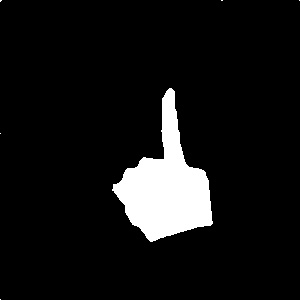
#> input picture pics/1_1.jpg, 300 x 300 px, given in place of the camera
$ python collect.py
#> lines starting #> are read from the running program, lines starting #| are printed output that depends on the picture; after the words box and inside, x2 and y2 are one past the last pixel; in counts of white or black regions, pixels touching at a corner belong together
import cv2
import numpy as np


# 肤色检测函数
def skinFind(img):
    ycrcb = cv2.cvtColor(img, cv2.COLOR_BGR2YCrCb) # 把图像转换到YCrCb色域
    skin3 = cv2.inRange(ycrcb,(0,140,77),(255,173,130))
    return skin3

camera = cv2.VideoCapture(0)
camera.set(10,200)
n = 20
while camera.isOpened():
    ret, frame = camera.read()
#> frame is the input picture: shape (300, 300, 3); min 0, max 255, mean 20.2
    frame = cv2.flip(frame, 1)
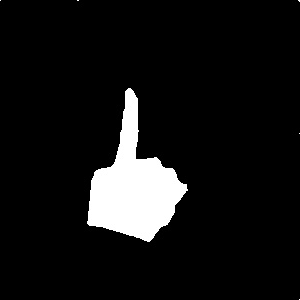
#> frame: shape (300, 300, 3); min 0, max 255, mean 20.2
    frame = cv2.bilateralFilter(frame, 5, 50, 100)
    temp = skinFind(frame)
#> in skinFind, `ycrcb = cv2.cvtColor(img, cv2.COLOR_BGR2YCrCb)`: ycrcb: shape (300, 300, 3); mean of channels 0, 1, 2 20.2, 128, 128
#> in skinFind, `skin3 = cv2.inRange(ycrcb,(0,140,77),(255,173,130))`: skin3: shape (300, 300); every value is 0
    cX =int(0.45 * frame.shape[1])
#> cX = 135
    cY =int(0.2 * frame.shape[0])
#> cY = 60
    cv2.rectangle(temp, (cX, cY),(cX + 300, cY + 300), (255, 0, 0), 2)
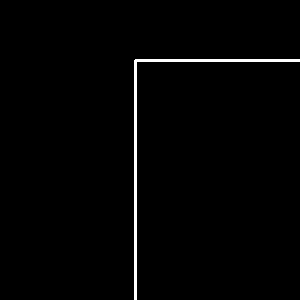
#> temp: shape (300, 300); 1.3% white; 1 white region, box (x1, y1, x2, y2) and area: (134, 59, 300, 300) 1211
    cv2.imshow('out',temp)
    frame = cv2.bilateralFilter(frame, 5, 50, 100)
    cv2.rectangle(frame, (cX, cY),(cX + 300, cY + 300), (255, 0, 0), 2)
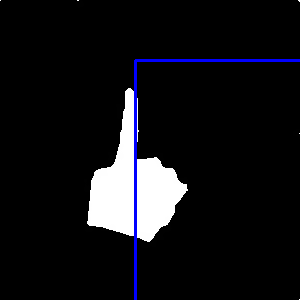
#> frame: shape (300, 300, 3); mean B, G, R 22.4, 19, 19
    cv2.imshow('original', frame)
    img = temp[cY:cY + 300,cX:cX + 300]
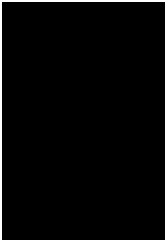
#> img: shape (240, 165); 2% white; 1 white region, box (x1, y1, x2, y2) and area: (0, 0, 165, 240) 806
    img = cv2.medianBlur(img, 5)  # 中值滤波
#> img: shape (240, 165); 2% white; 1 white region, box (x1, y1, x2, y2) and area: (0, 0, 165, 240) 809
    kernel = cv2.getStructuringElement(cv2.MORPH_RECT, (5, 5))
    img = cv2.morphologyEx(img, cv2.MORPH_OPEN, kernel)
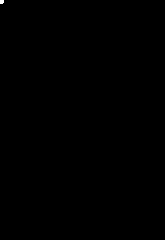
#> img: shape (240, 165); 0.04% white; 1 white region (1 under 20 px)
    img = cv2.morphologyEx(img, cv2.MORPH_CLOSE, kernel)
    cv2.imshow('img', img)
    k = cv2.waitKey(50)
#> (key Esc is pressed here)
    if k == 27:  # press ESC to exit
        camera.release()
        cv2.destroyAllWindows()
        break
    elif k == ord('s'):
        n += 1
        cv2.imwrite("./pics/1_"+str(n)+".jpg", img)
